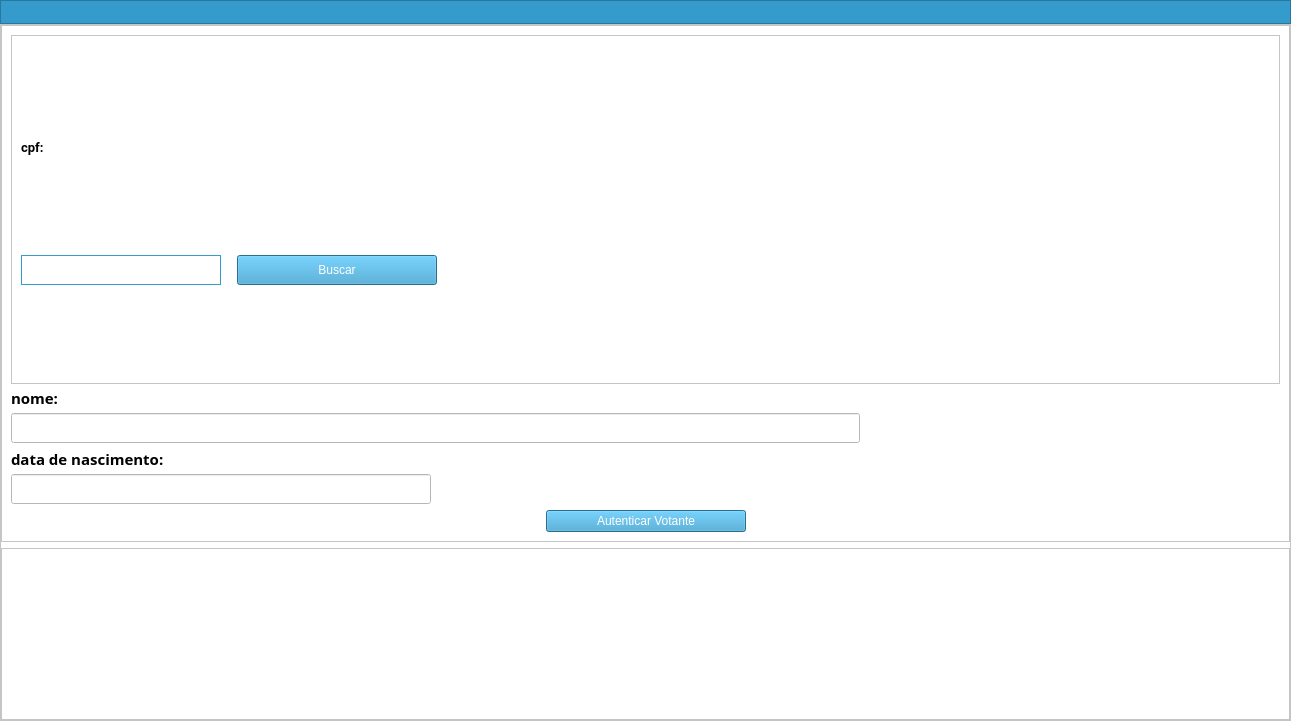
<?xml version="1.0" encoding="UTF-8"?>
<ui version="4.0">
 <class>MainWindow</class>
 <widget class="QMainWindow" name="MainWindow">
  <property name="geometry">
   <rect>
    <x>0</x>
    <y>0</y>
    <width>1291</width>
    <height>721</height>
   </rect>
  </property>
  <property name="windowTitle">
   <string>MainWindow</string>
  </property>
  <property name="windowIcon">
   <iconset>
    <normaloff>icons/logo_50.png</normaloff>icons/logo_50.png</iconset>
  </property>
  <widget class="QWidget" name="centralwidget">
   <layout class="QVBoxLayout" name="verticalLayout_2">
    <property name="spacing">
     <number>0</number>
    </property>
    <property name="leftMargin">
     <number>0</number>
    </property>
    <property name="topMargin">
     <number>0</number>
    </property>
    <property name="rightMargin">
     <number>0</number>
    </property>
    <property name="bottomMargin">
     <number>0</number>
    </property>
    <item>
     <widget class="QFrame" name="frame_menu">
      <property name="sizePolicy">
       <sizepolicy hsizetype="Maximum" vsizetype="Maximum">
        <horstretch>0</horstretch>
        <verstretch>0</verstretch>
       </sizepolicy>
      </property>
      <property name="maximumSize">
       <size>
        <width>16777214</width>
        <height>16777214</height>
       </size>
      </property>
      <property name="styleSheet">
       <string notr="true">background-color: rgb(53, 154, 204);</string>
      </property>
      <property name="frameShape">
       <enum>QFrame::StyledPanel</enum>
      </property>
      <property name="frameShadow">
       <enum>QFrame::Raised</enum>
      </property>
      <layout class="QHBoxLayout" name="horizontalLayout">
       <property name="spacing">
        <number>0</number>
       </property>
       <property name="leftMargin">
        <number>1</number>
       </property>
       <property name="topMargin">
        <number>0</number>
       </property>
       <property name="rightMargin">
        <number>0</number>
       </property>
       <property name="bottomMargin">
        <number>0</number>
       </property>
       <item alignment="Qt::AlignLeft">
        <widget class="QPushButton" name="pushButton_menu_main">
         <property name="enabled">
          <bool>true</bool>
         </property>
         <property name="text">
          <string/>
         </property>
         <property name="icon">
          <iconset>
           <normaloff>icons/logo_50.png</normaloff>icons/logo_50.png</iconset>
         </property>
         <property name="iconSize">
          <size>
           <width>24</width>
           <height>24</height>
          </size>
         </property>
         <property name="flat">
          <bool>true</bool>
         </property>
        </widget>
       </item>
       <item>
        <spacer name="horizontalSpacer">
         <property name="orientation">
          <enum>Qt::Horizontal</enum>
         </property>
         <property name="sizeHint" stdset="0">
          <size>
           <width>40</width>
           <height>20</height>
          </size>
         </property>
        </spacer>
       </item>
       <item>
        <widget class="QPushButton" name="pushButton_menu_exit">
         <property name="text">
          <string/>
         </property>
         <property name="icon">
          <iconset>
           <normaloff>icons/logout.png</normaloff>icons/logout.png</iconset>
         </property>
         <property name="iconSize">
          <size>
           <width>24</width>
           <height>24</height>
          </size>
         </property>
         <property name="flat">
          <bool>true</bool>
         </property>
        </widget>
       </item>
      </layout>
     </widget>
    </item>
    <item>
     <widget class="QFrame" name="frame">
      <property name="sizePolicy">
       <sizepolicy hsizetype="Preferred" vsizetype="Preferred">
        <horstretch>0</horstretch>
        <verstretch>1</verstretch>
       </sizepolicy>
      </property>
      <property name="styleSheet">
       <string notr="true">background-color: rgb(255, 255, 255);</string>
      </property>
      <property name="frameShape">
       <enum>QFrame::StyledPanel</enum>
      </property>
      <property name="frameShadow">
       <enum>QFrame::Raised</enum>
      </property>
      <layout class="QVBoxLayout" name="verticalLayout">
       <property name="leftMargin">
        <number>0</number>
       </property>
       <property name="topMargin">
        <number>0</number>
       </property>
       <property name="rightMargin">
        <number>0</number>
       </property>
       <property name="bottomMargin">
        <number>0</number>
       </property>
       <item>
        <widget class="QFrame" name="frame_3">
         <property name="sizePolicy">
          <sizepolicy hsizetype="Preferred" vsizetype="Preferred">
           <horstretch>0</horstretch>
           <verstretch>3</verstretch>
          </sizepolicy>
         </property>
         <property name="frameShape">
          <enum>QFrame::StyledPanel</enum>
         </property>
         <property name="frameShadow">
          <enum>QFrame::Raised</enum>
         </property>
         <layout class="QVBoxLayout" name="verticalLayout_4">
          <item>
           <widget class="QFrame" name="frame_8">
            <property name="frameShape">
             <enum>QFrame::StyledPanel</enum>
            </property>
            <property name="frameShadow">
             <enum>QFrame::Raised</enum>
            </property>
            <property name="lineWidth">
             <number>0</number>
            </property>
            <layout class="QVBoxLayout" name="verticalLayout_8">
             <item>
              <widget class="QLabel" name="label_2">
               <property name="maximumSize">
                <size>
                 <width>16777215</width>
                 <height>30</height>
                </size>
               </property>
               <property name="font">
                <font>
                 <family>Roboto</family>
                 <pointsize>10</pointsize>
                 <weight>75</weight>
                 <bold>true</bold>
                </font>
               </property>
               <property name="text">
                <string>cpf:</string>
               </property>
              </widget>
             </item>
             <item>
              <layout class="QHBoxLayout" name="horizontalLayout_3">
               <property name="spacing">
                <number>6</number>
               </property>
               <item alignment="Qt::AlignLeft">
                <widget class="QLineEdit" name="lineEdit_cpf">
                 <property name="sizePolicy">
                  <sizepolicy hsizetype="Minimum" vsizetype="Fixed">
                   <horstretch>0</horstretch>
                   <verstretch>0</verstretch>
                  </sizepolicy>
                 </property>
                 <property name="minimumSize">
                  <size>
                   <width>200</width>
                   <height>30</height>
                  </size>
                 </property>
                 <property name="maximumSize">
                  <size>
                   <width>400</width>
                   <height>30</height>
                  </size>
                 </property>
                 <property name="font">
                  <font>
                   <family>Roboto Mono for Powerline</family>
                   <pointsize>10</pointsize>
                   <weight>75</weight>
                   <bold>true</bold>
                  </font>
                 </property>
                 <property name="styleSheet">
                  <string notr="true">border: 1px solid #359ACC;
box-shadow: 0px 4px 4px rgba(0, 0, 0, 0.25);</string>
                 </property>
                 <property name="readOnly">
                  <bool>false</bool>
                 </property>
                </widget>
               </item>
               <item>
                <spacer name="horizontalSpacer_2">
                 <property name="orientation">
                  <enum>Qt::Horizontal</enum>
                 </property>
                 <property name="sizeType">
                  <enum>QSizePolicy::Minimum</enum>
                 </property>
                 <property name="sizeHint" stdset="0">
                  <size>
                   <width>10</width>
                   <height>10</height>
                  </size>
                 </property>
                </spacer>
               </item>
               <item>
                <widget class="QPushButton" name="pushButton_buscar">
                 <property name="sizePolicy">
                  <sizepolicy hsizetype="Minimum" vsizetype="Fixed">
                   <horstretch>1</horstretch>
                   <verstretch>0</verstretch>
                  </sizepolicy>
                 </property>
                 <property name="minimumSize">
                  <size>
                   <width>100</width>
                   <height>0</height>
                  </size>
                 </property>
                 <property name="maximumSize">
                  <size>
                   <width>200</width>
                   <height>30</height>
                  </size>
                 </property>
                 <property name="styleSheet">
                  <string notr="true">background-color: rgb(53, 154, 204);
color: rgb(255, 255, 255);</string>
                 </property>
                 <property name="text">
                  <string>Buscar</string>
                 </property>
                </widget>
               </item>
               <item>
                <spacer name="horizontalSpacer_3">
                 <property name="orientation">
                  <enum>Qt::Horizontal</enum>
                 </property>
                 <property name="sizeType">
                  <enum>QSizePolicy::Expanding</enum>
                 </property>
                 <property name="sizeHint" stdset="0">
                  <size>
                   <width>10</width>
                   <height>20</height>
                  </size>
                 </property>
                </spacer>
               </item>
              </layout>
             </item>
            </layout>
           </widget>
          </item>
          <item>
           <layout class="QGridLayout" name="gridLayout_3">
            <property name="spacing">
             <number>8</number>
            </property>
            <item row="1" column="0" colspan="2">
             <widget class="QLineEdit" name="lineEdit_nome">
              <property name="enabled">
               <bool>false</bool>
              </property>
              <property name="minimumSize">
               <size>
                <width>0</width>
                <height>30</height>
               </size>
              </property>
             </widget>
            </item>
            <item row="3" column="1">
             <spacer name="horizontalSpacer_7">
              <property name="orientation">
               <enum>Qt::Horizontal</enum>
              </property>
              <property name="sizeHint" stdset="0">
               <size>
                <width>40</width>
                <height>20</height>
               </size>
              </property>
             </spacer>
            </item>
            <item row="1" column="2">
             <spacer name="horizontalSpacer_6">
              <property name="orientation">
               <enum>Qt::Horizontal</enum>
              </property>
              <property name="sizeHint" stdset="0">
               <size>
                <width>40</width>
                <height>20</height>
               </size>
              </property>
             </spacer>
            </item>
            <item row="3" column="0">
             <widget class="QLineEdit" name="lineEdit_data_nascimento">
              <property name="enabled">
               <bool>false</bool>
              </property>
              <property name="minimumSize">
               <size>
                <width>0</width>
                <height>30</height>
               </size>
              </property>
             </widget>
            </item>
            <item row="0" column="0">
             <widget class="QLabel" name="label">
              <property name="maximumSize">
               <size>
                <width>16777215</width>
                <height>15</height>
               </size>
              </property>
              <property name="font">
               <font>
                <family>Roboto Mono for Powerline</family>
                <pointsize>11</pointsize>
                <weight>75</weight>
                <italic>false</italic>
                <bold>true</bold>
               </font>
              </property>
              <property name="text">
               <string>nome:</string>
              </property>
             </widget>
            </item>
            <item row="2" column="0">
             <widget class="QLabel" name="label_3">
              <property name="maximumSize">
               <size>
                <width>16777215</width>
                <height>15</height>
               </size>
              </property>
              <property name="font">
               <font>
                <family>Roboto Mono for Powerline</family>
                <pointsize>11</pointsize>
                <weight>75</weight>
                <bold>true</bold>
               </font>
              </property>
              <property name="text">
               <string>data de nascimento:</string>
              </property>
             </widget>
            </item>
           </layout>
          </item>
          <item>
           <layout class="QHBoxLayout" name="horizontalLayout_4">
            <item>
             <spacer name="horizontalSpacer_4">
              <property name="orientation">
               <enum>Qt::Horizontal</enum>
              </property>
              <property name="sizeHint" stdset="0">
               <size>
                <width>40</width>
                <height>20</height>
               </size>
              </property>
             </spacer>
            </item>
            <item>
             <widget class="QPushButton" name="pushButton_autenticar">
              <property name="minimumSize">
               <size>
                <width>200</width>
                <height>0</height>
               </size>
              </property>
              <property name="styleSheet">
               <string notr="true">background-color: rgb(53, 154, 204);
color: rgb(255, 255, 255);</string>
              </property>
              <property name="text">
               <string>Autenticar Votante</string>
              </property>
             </widget>
            </item>
            <item>
             <spacer name="horizontalSpacer_5">
              <property name="orientation">
               <enum>Qt::Horizontal</enum>
              </property>
              <property name="sizeHint" stdset="0">
               <size>
                <width>40</width>
                <height>20</height>
               </size>
              </property>
             </spacer>
            </item>
           </layout>
          </item>
         </layout>
        </widget>
       </item>
       <item>
        <widget class="QFrame" name="frame_4">
         <property name="sizePolicy">
          <sizepolicy hsizetype="Preferred" vsizetype="Preferred">
           <horstretch>0</horstretch>
           <verstretch>1</verstretch>
          </sizepolicy>
         </property>
         <property name="frameShape">
          <enum>QFrame::StyledPanel</enum>
         </property>
         <property name="frameShadow">
          <enum>QFrame::Raised</enum>
         </property>
         <property name="lineWidth">
          <number>0</number>
         </property>
         <layout class="QHBoxLayout" name="horizontalLayout_2">
          <property name="spacing">
           <number>20</number>
          </property>
          <item>
           <spacer name="verticalSpacer">
            <property name="orientation">
             <enum>Qt::Vertical</enum>
            </property>
            <property name="sizeHint" stdset="0">
             <size>
              <width>20</width>
              <height>40</height>
             </size>
            </property>
           </spacer>
          </item>
         </layout>
        </widget>
       </item>
      </layout>
     </widget>
    </item>
   </layout>
  </widget>
 </widget>
 <resources/>
 <connections/>
</ui>
